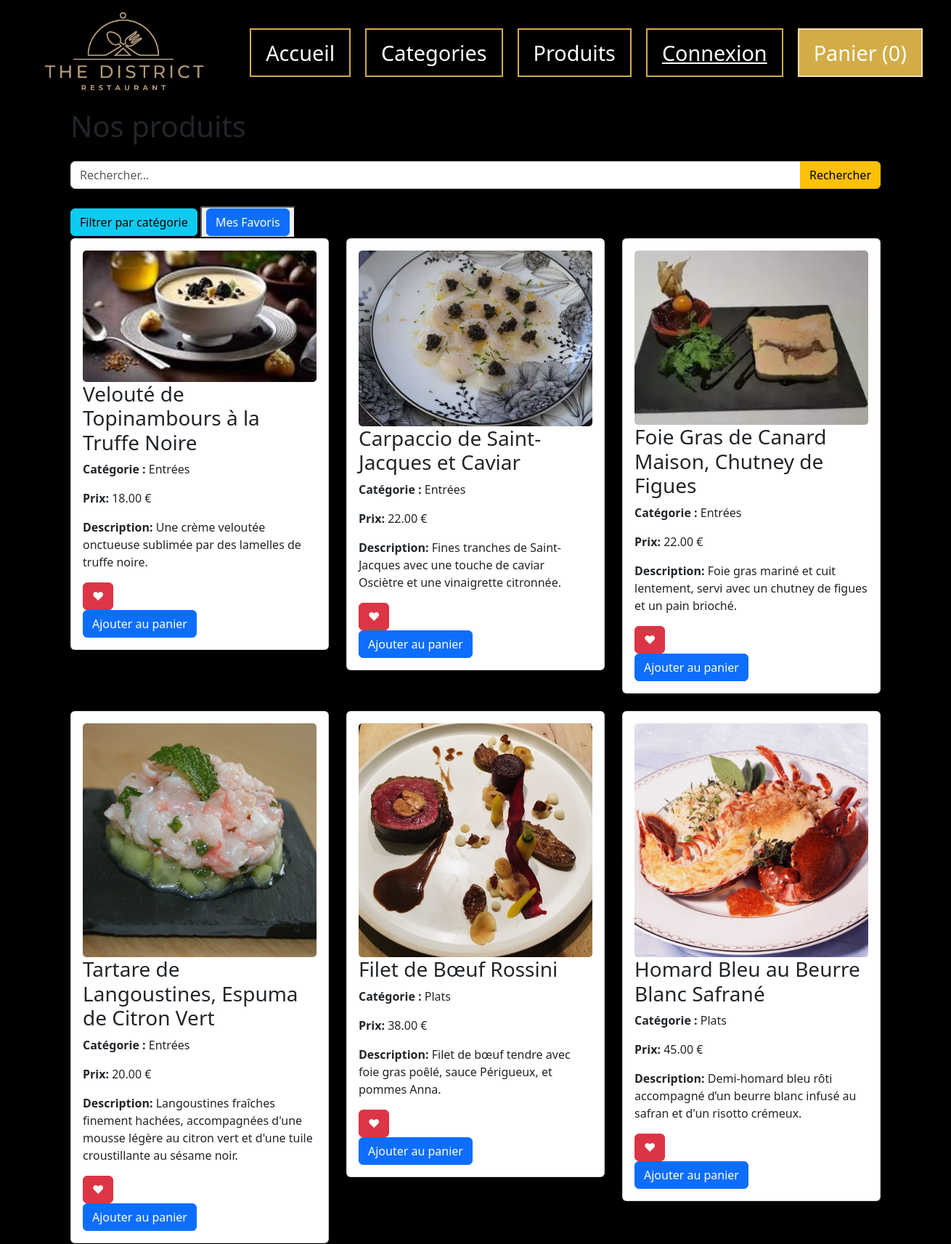
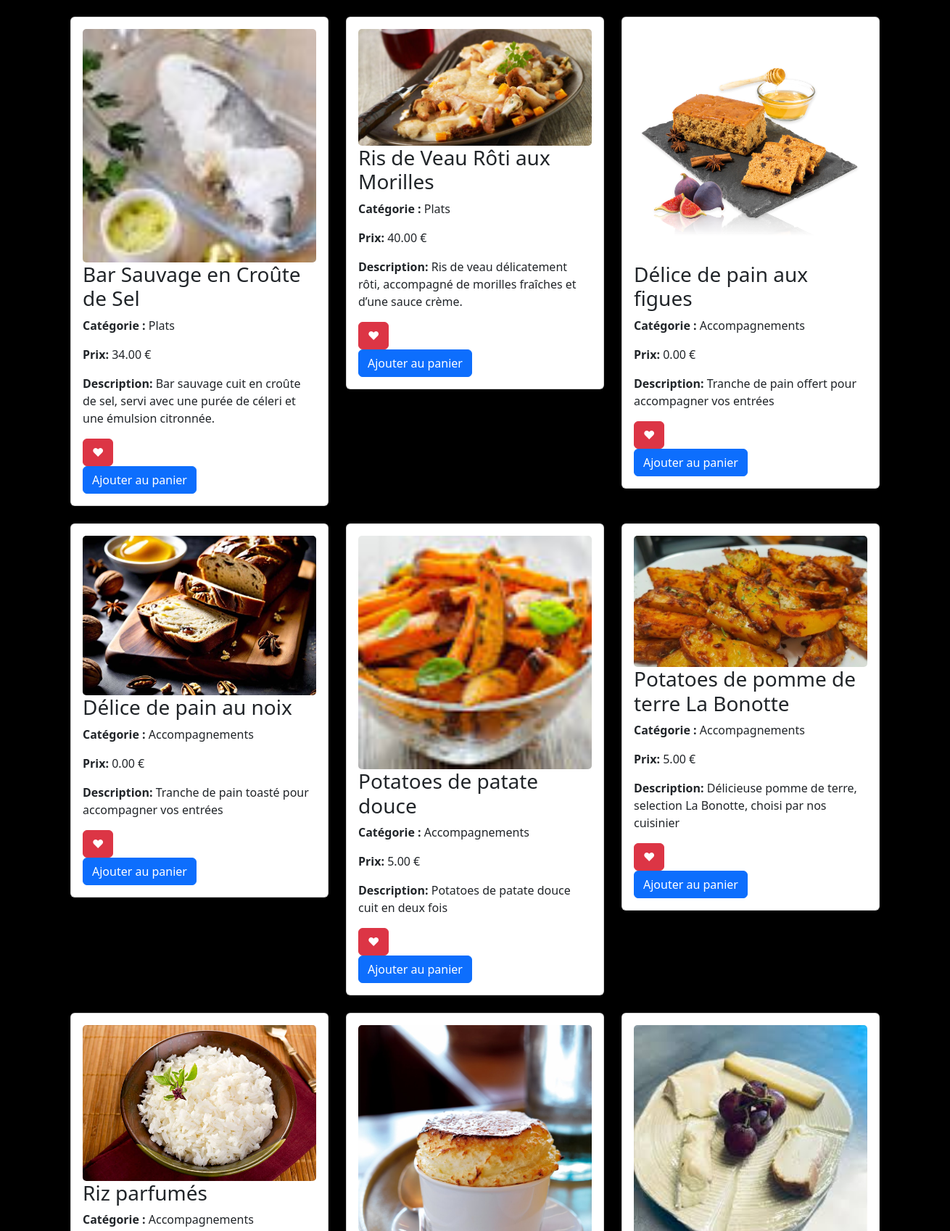
/produits.php (upper part), run on the app's committed database (2 pictures, top to bottom).
### tables this page shows
CREATE TABLE IF NOT EXISTS `produit` (
  `produit_ID` int(11) NOT NULL AUTO_INCREMENT,
  `produit_libelle` varchar(50) NOT NULL,
  `produit_prix` decimal(19,2) NOT NULL,
  `produit_image` varchar(50) DEFAULT NULL,
  `produit_description` varchar(500) NOT NULL,
  `categorie_ID` int(11) NOT NULL,
  PRIMARY KEY (`produit_ID`),
  KEY `categorie_ID` (`categorie_ID`)
);

CREATE TABLE IF NOT EXISTS `categorie` (
  `categorie_ID` int(11) NOT NULL AUTO_INCREMENT,
  `categorie_libelle` varchar(50) NOT NULL,
  `categorie_image` varchar(50) DEFAULT NULL,
  PRIMARY KEY (`categorie_ID`)
);

### produits.php (the view, shortened to what this page needs)
<?php
include 'header.php';
?>
<?php
$search = isset($_GET['searchCat']) ? $_GET['searchCat'] : '';
$sql = "SELECT produit_ID, p.produit_libelle, p.produit_prix, p.produit_description, p.produit_image, c.categorie_libelle FROM produit p
join categorie c ON p.categorie_ID = c.categorie_ID";
$produits = $pdo->query($sql)->fetchAll(PDO::FETCH_ASSOC);
?>
<div class="container my-5">
    <h1 class="mb-4">Nos produits</h1>
    <form method="get" action="produits.php" class="mb-4">
        <div class="input-group">
            <input type="text" name="searchCat" class="form-control" placeholder="Rechercher..."
                value="<?= htmlentities($search) ?>">
            <button type="submit" class="btn btn-warning">Rechercher</button>
        </div>
    </form>
    <a href="categorie-menu.php" class="btn btn-info">Filtrer par catégorie</a>
    <button>
        <a href='gestion_favoris.php' class="btn btn-primary">Mes Favoris</a>
    </button>
    <div class="row">
        <?php if (count($produits) > 0): ?>
            <?php foreach ($produits as $product): ?>
                <div class="col-md-4 mb-4">
                    <div class="card">
                        <div class="card-body">
                            <img src="./assets/img/<?= htmlentities($product['produit_image']) ?>" class="card-img" alt="">
                            <h3 class="card-title"><?= htmlentities($product['produit_libelle']) ?></h3>
                            <p class="card-text"><strong>Catégorie :</strong>
                                <?= htmlentities($product['categorie_libelle']) ?></p>
                            <p class="card-text"><strong>Prix:</strong>
                                <?= number_format($product['produit_prix'], 2) ?> €</p>
                            <p class="card-text"><strong>Description:</strong>
                                <?= htmlentities($product['produit_description']) ?></p>
                                <button class="btn btn-danger btn-favori" data-produit-id="<?= htmlentities($product['produit_ID']) ?>">
                                    ♥
                                </button>
                            <form action="ajoutpanier.php" method="POST" data-add-to-cart>
                                <button type="submit" class="btn btn-primary">Ajouter au panier</button>
                            </form>
                        </div>
                    </div>
                </div>
            <?php endforeach; ?>
        <?php else: ?>
            <div class="alert alert-warning" role="alert">
                Aucun produit trouvé.
            </div>
        <?php endif; ?>
    </div>
</div>
<?php
include 'footer.php';
?>

### styles/style.css (style rules this page uses)
body { background-color: black; }

### data on the page
produit: produit_image (picture), produit_libelle "Velouté de Topinambours à la Truffe Noire", categorie_ID.categorie_libelle "Entrées", produit_prix "18.00", produit_description "Une crème veloutée onctueuse sublimée par des lamelles de truffe noire."
produit: produit_image (picture), produit_libelle "Carpaccio de Saint-Jacques et Caviar", categorie_ID.categorie_libelle "Entrées", produit_prix "22.00", produit_description "Fines tranches de Saint-Jacques avec une touche de caviar Osciètre et une vinaigrette citronnée."
produit: produit_image (picture), produit_libelle "Foie Gras de Canard Maison, Chutney de Figues", categorie_ID.categorie_libelle "Entrées", produit_prix "22.00", produit_description "Foie gras mariné et cuit lentement, servi avec un chutney de figues et un pain brioché."
produit: produit_image (picture), produit_libelle "Tartare de Langoustines, Espuma de Citron Vert", categorie_ID.categorie_libelle "Entrées", produit_prix "20.00", produit_description "Langoustines fraîches finement hachées, accompagnées d'une mousse légère au citron vert et d'une tuile croustillante au sésame noir."
produit: produit_image (picture), produit_libelle "Filet de Bœuf Rossini", categorie_ID.categorie_libelle "Plats", produit_prix "38.00", produit_description "Filet de bœuf tendre avec foie gras poêlé, sauce Périgueux, et pommes Anna."
produit: produit_image (picture), produit_libelle "Homard Bleu au Beurre Blanc Safrané", categorie_ID.categorie_libelle "Plats", produit_prix "45.00", produit_description "Demi-homard bleu rôti accompagné d’un beurre blanc infusé au safran et d'un risotto crémeux."
produit: produit_image (picture), produit_libelle "Bar Sauvage en Croûte de Sel", categorie_ID.categorie_libelle "Plats", produit_prix "34.00", produit_description "Bar sauvage cuit en croûte de sel, servi avec une purée de céleri et une émulsion citronnée."
produit: produit_image (picture), produit_libelle "Ris de Veau Rôti aux Morilles", categorie_ID.categorie_libelle "Plats", produit_prix "40.00", produit_description "Ris de veau délicatement rôti, accompagné de morilles fraîches et d’une sauce crème."
produit: produit_image (picture), produit_libelle "Délice de pain aux figues", categorie_ID.categorie_libelle "Accompagnements", produit_prix "0.00", produit_description "Tranche de pain offert pour accompagner vos entrées"
produit: produit_image (picture), produit_libelle "Délice de pain au noix", categorie_ID.categorie_libelle "Accompagnements", produit_prix "0.00", produit_description "Tranche de pain toasté pour accompagner vos entrées"
produit: produit_image (picture), produit_libelle "Potatoes de patate douce", categorie_ID.categorie_libelle "Accompagnements", produit_prix "5.00", produit_description "Potatoes de patate douce cuit en deux fois"
produit: produit_image (picture), produit_libelle "Potatoes de pomme de terre La Bonotte", categorie_ID.categorie_libelle "Accompagnements", produit_prix "5.00", produit_description "Délicieuse pomme de terre, selection La Bonotte, choisi par nos cuisinier"
produit: produit_image (picture), produit_libelle "Riz parfumés", categorie_ID.categorie_libelle "Accompagnements"
produit: produit_image (picture)
produit: produit_image (picture)

### other printed values
$nombreTotal "0"
